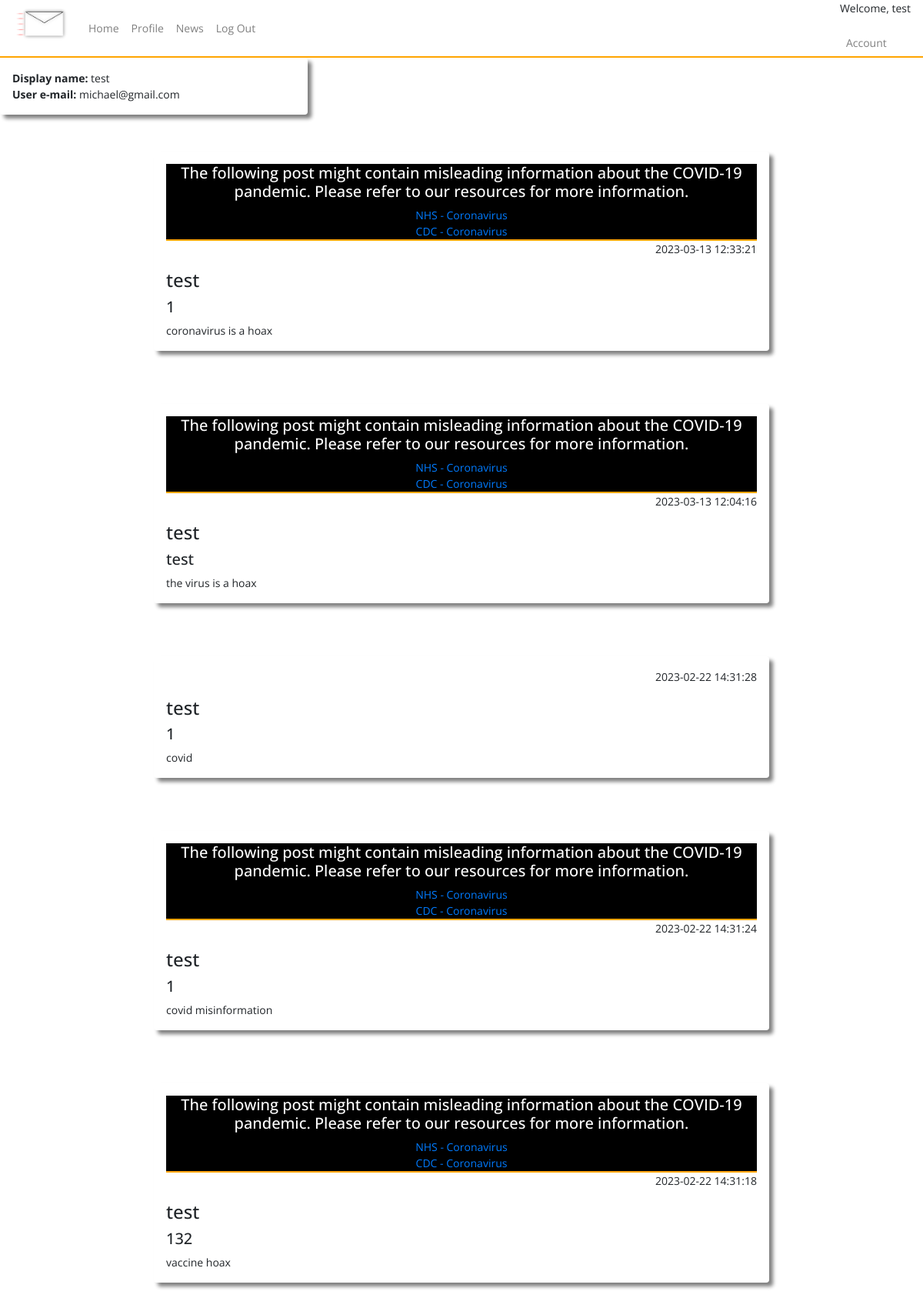
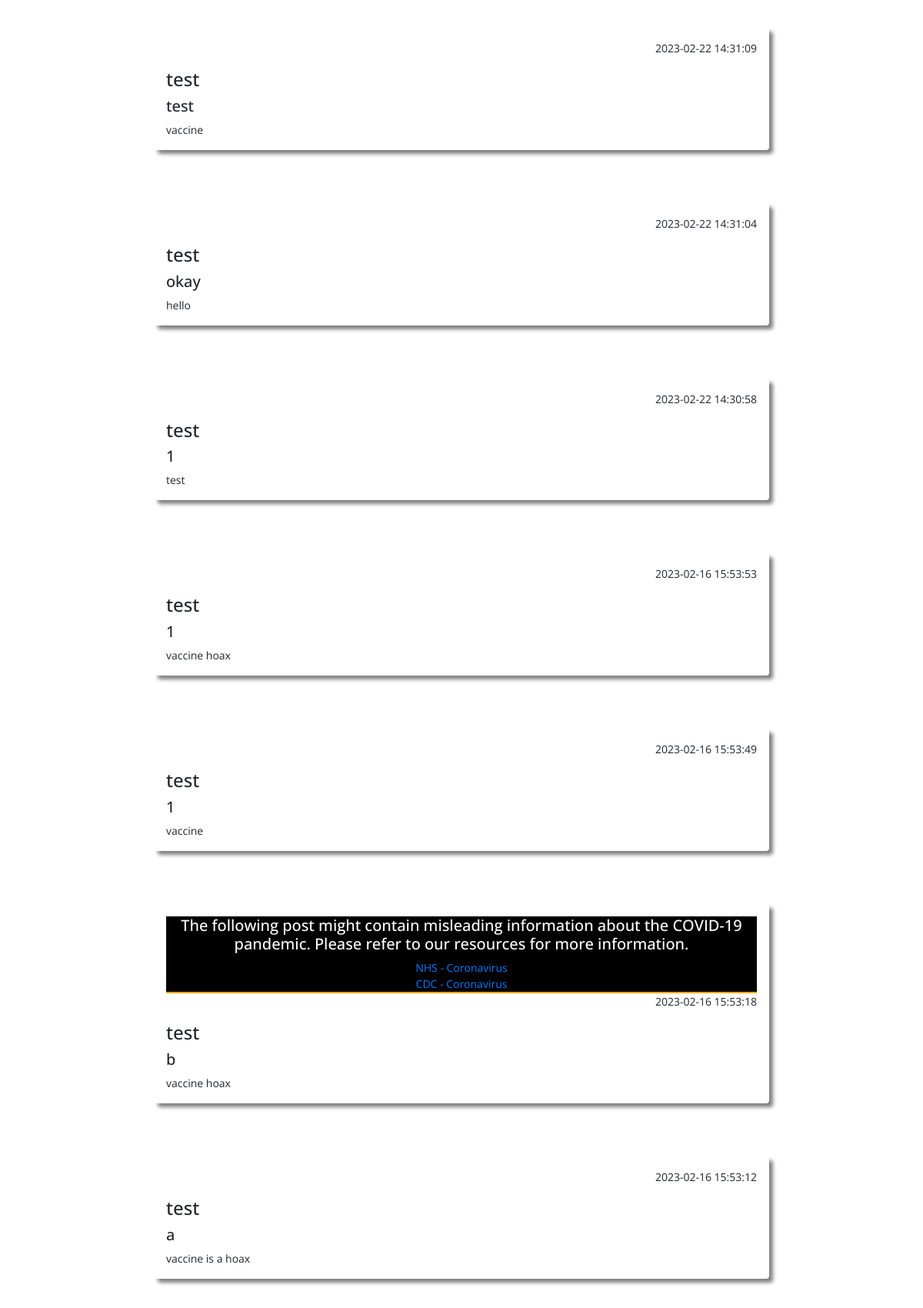
The page /profile (signed in, upper part) on the database its author committed (2 pictures, top to bottom).
### tables this page shows
CREATE TABLE users (
    ID INTEGER PRIMARY KEY AUTOINCREMENT,
    username TEXT NOT NULL,
    password TEXT NOT NULL,
    email TEXT NOT NULL UNIQUE
, user_type VARCHAR, whitelisted text, blacklisted text);

CREATE TABLE posts (
    ID INTEGER PRIMARY KEY AUTOINCREMENT,
    title TEXT NOT NULL,
    content TEXT NOT NULL,
    by_user TEXT NOT NULL,
    created_at timestamp default current_timestamp
, userID integer, flagged text, blacklisted text);

### app.py (the view)
@app.route("/profile")
def profile():
    if not session.get('username'):
        return redirect(url_for('home'))
    user=query_db('SELECT * FROM users WHERE username = ?', [session['username']], True)
    user_posts=query_db('SELECT * FROM posts WHERE by_user = ? ORDER BY created_at DESC', [session['username']])
    return render_template('profile.html', user = user, user_posts = user_posts)

### app.py (called while the page is built)
def query_db(query, args=(), one=False):
    con = g._database = sqlite3.connect(DATABASE)
    con.row_factory = sqlite3.Row
    cur = con.execute(query, args)
    rv = cur.fetchall()
    cur.close()
    return (rv[0] if rv else None) if one else rv

### templates/profile.html (shortened to what this page needs)
{% include "layout.html" %}
{% include "nav.html" %}
<div class="container-fluid">
    <div class="row h-500">
        <div class="col-4 shadow p-3 mb-5 rounded">
            <b>Display name:</b> {{ user.username }}<br>
            <b>User e-mail:</b> {{ user.email }}
        </div>
    </div>
    {% for user_post in user_posts %}
    <div class="shadow mx-auto posts p-3 mb-5 rounded">
        {% if user_post.flagged == "yes" %}
        <div class="flagged_post">
          <h5>The following post might contain misleading information about the COVID-19 pandemic. Please refer to our resources for more information.</h5>
          <a href="https://www.nhs.uk/conditions/coronavirus-covid-19/">NHS - Coronavirus </a><br>
          <a href="https://www.cdc.gov/coronavirus/2019-ncov/index.html">CDC - Coronavirus</a>
        </div>
        {% endif %}
    <p align="right">{{  user_post.created_at  }}</p>
    <h4>{{ user_post.by_user }}</h4>
    <h5>{{ user_post.title }}</h5>
    {{ user_post.content }}<br/>
    </div>
    <br/>
    {% endfor %}
</div>

### static/css/style.css (style rules this page uses)
.shadow { box-shadow: 5px 5px 5px grey; }
.posts { width: 800px; }
.flagged_post { text-align: center; background-color: black; color: white; border-bottom: 2px solid orange; height: auto; width: auto; }

### rows shown on the page
users: username "test", email "michael@gmail.com"
posts: flagged "NHS - Coronavirus", created_at "2023-03-13 12:33:21", by_user "test", title "1", content "coronavirus is a hoax"
posts: flagged "NHS - Coronavirus", created_at "2023-03-13 12:04:16", by_user "test", title "test", content "the virus is a hoax"
posts: created_at "2023-02-22 14:31:28", by_user "test", title "1", content "covid"
posts: flagged "NHS - Coronavirus", created_at "2023-02-22 14:31:24", by_user "test", title "1", content "covid misinformation"
posts: flagged "NHS - Coronavirus", created_at "2023-02-22 14:31:18", by_user "test", title "132", content "vaccine hoax"
posts: created_at "2023-02-22 14:31:09", by_user "test", title "test", content "vaccine"
posts: created_at "2023-02-22 14:31:04", by_user "test", title "okay", content "hello"
posts: created_at "2023-02-22 14:30:58", by_user "test", title "1", content "test"
posts: created_at "2023-02-16 15:53:53", by_user "test", title "1", content "vaccine hoax"
posts: created_at "2023-02-16 15:53:49", by_user "test", title "1", content "vaccine"
posts: flagged "NHS - Coronavirus", created_at "2023-02-16 15:53:18", by_user "test", title "b", content "vaccine hoax"
posts: created_at "2023-02-16 15:53:12", by_user "test", title "a", content "vaccine is a hoax"

### other values the page prints
{{ session.username }} "test"
